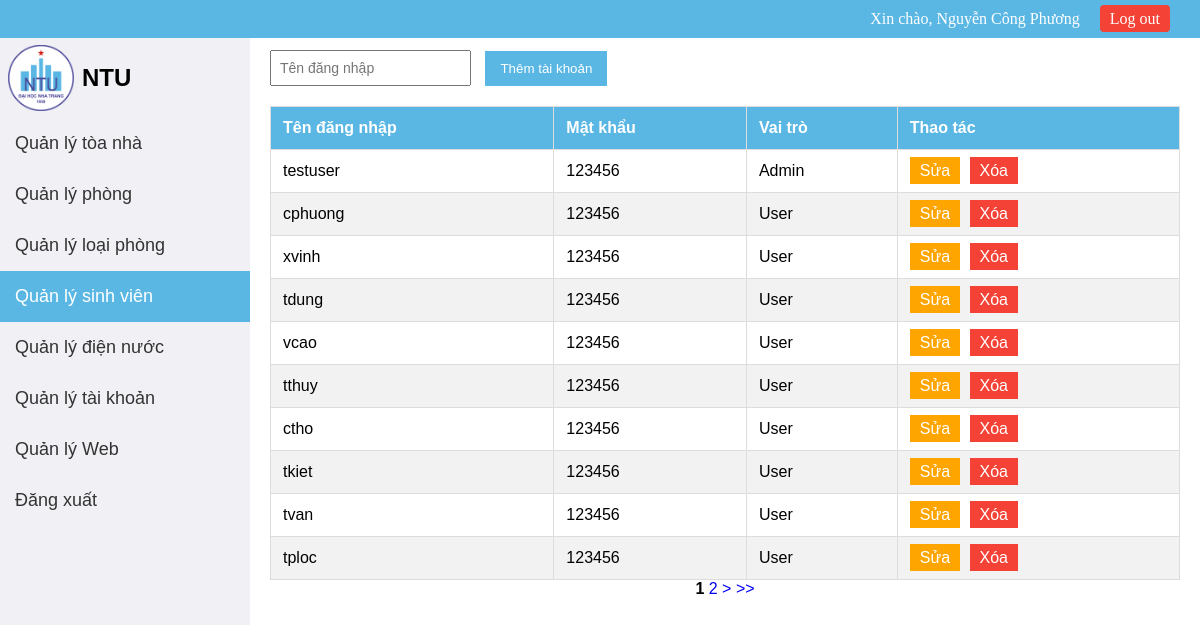
The page /account.php (signed in) on the database its author committed.
### tables this page shows
CREATE TABLE `user` (
  `UserID` varchar(10) NOT NULL,
  `Username` varchar(50) NOT NULL,
  `PasswordUser` varchar(255) NOT NULL,
  `Role` enum('Admin','User') NOT NULL
);

### account.php (the view, shortened to what this page needs)
<?php
include('db_connect.php');
$rowsPerPage = 10;
$offset = ($_GET['page'] - 1) * $rowsPerPage;
$result = mysqli_query($conn, "SELECT * FROM user LIMIT $offset, $rowsPerPage");
?>
<div class="main-content">
    <div class="filter-section">
        <input type="text" placeholder="Tên đăng nhập">
        <button id="addAccountBtn">Thêm tài khoản</button>
    </div>
    <table class="account-table">
        <thead>
            <tr>
                <th>Tên đăng nhập</th>
                <th>Mật khẩu</th>
                <th>Vai trò</th>
                <th>Thao tác</th>
            </tr>
        </thead>
        <tbody>
            <?php
            if ($result->num_rows > 0) {
                while ($row = $result->fetch_assoc()) {
                    echo "<tr>";
                    echo "<td>" . $row["Username"] . "</td>";
                    echo "<td>" . $row["PasswordUser"] . "</td>";
                    echo "<td>" . $row["Role"] . "</td>";
                    echo "<td>
                            <a href='change_account.php?username=" . $row['Username'] . "' class='edit-btn'>Sửa</a>
                            <a href='delete_account.php?username=" . $row['Username'] . "' class='delete-btn' onclick='return confirm(\"Bạn có chắc chắn muốn xóa tài khoản này?\")'>Xóa</a>
                          </td>";
                    echo "</tr>";
                }
            } else {
                echo "<tr><td colspan='4'>Không có tài khoản nào.</td></tr>";
            }
            ?>
        </tbody>
    </table>
    <?php
    $totalResult = mysqli_query($conn, 'SELECT * FROM user');
    $numRows = mysqli_num_rows($totalResult);
    $maxPage = floor($numRows / $rowsPerPage) + 1;
    echo "<p align='center'>";
    for ($i = 1; $i <= $maxPage; $i++) {
        if ($i == $_GET['page']) {
            echo '<b>' . $i . '</b> ';
        } else {
            echo "<a href='account.php?page=" . $i . "'>" . $i . "</a> ";
        }
    }
    if ($_GET['page'] < $maxPage) {
        echo "<a href='account.php?page=" . ($_GET['page'] + 1) . "'> > </a>";
        echo "<a href='account.php?page=" . $maxPage . "'>>></a>";
    }
    echo "</p>";
    ?>
</div>

### css/style.css (style rules this page uses)
* { margin: 0px; padding: 0px; }
a { text-decoration: none; }
.sidebar { width: 250px; background-color: #f0f0f5; height: 100vh; position: fixed; top: 38px; font-family: Arial, sans-serif; z-index: 1; }
.sidebar ul { list-style-type: none; padding: 0; }
.sidebar ul li { padding: 0; text-align: left; }
.sidebar ul li a { text-decoration: none; color: #333; font-size: 18px; display: block; padding: 15px; width: 100%; height: 100%; box-sizing: border-box; font-family: Arial, sans-serif; }
.sidebar ul li a.active { background-color: #5AB7E4; color: #fff; }
.main-content { margin-left: 250px; padding: 20px; padding-top: 50px; font-family: Arial, sans-serif; }
.logo { height: 80px; display: flex; align-items: center; color: #000000; }
.logo img { margin: 8px; width: 66px; }
.logo span { font-size: 24px; font-weight: bold; }
.headerbar { position: fixed; top: 0; left: 0; width: calc(100%); background-color: #5AB7E4; color: #fff; padding: 10px 20px; display: flex; justify-content: flex-end; align-items: center; z-index: 1; }
.welcome-message { margin-right: 20px; font-size: 16px; }
.logout a { color: #fff; text-decoration: none; font-size: 16px; padding: 5px 10px; background-color: #f44336; border-radius: 4px; transition: background-color 0.3s ease; margin-right: 50px; }

### css/student.css (style rules this page uses)
a { text-decoration: none; }
header, .sidebar { margin-bottom: 20px; }
.filter-section { margin-bottom: 20px; }
.filter-section select, .filter-section input { padding: 8px; margin-right: 10px; font-size: 14px; }
.filter-section button { padding: 10px 15px; background-color: #5AB7E4; color: white; border: none; cursor: pointer; }
button { padding: 10px 20px; background-color: #5AB7E4; color: white; border: none; cursor: pointer; }

### css/account.css (style rules this page uses)
a { text-decoration: none; }
header, .sidebar { margin-bottom: 20px; }
.filter-section { margin-bottom: 20px; }
.filter-section select, .filter-section input { padding: 8px; margin-right: 10px; font-size: 14px; }
.filter-section button { padding: 10px 15px; background-color: #5AB7E4; color: white; border: none; cursor: pointer; }
.account-table { width: 100%; border-collapse: collapse; margin-top: 20px; }
.account-table th, .account-table td { padding: 12px; border: 1px solid #ddd; text-align: left; }
.account-table th { background-color: #5AB7E4; color: white; }
.account-table tr:nth-child(even) { background-color: #f2f2f2; }
.account-table .edit-btn, .account-table .delete-btn { padding: 5px 10px; margin-right: 5px; border: none; cursor: pointer; }
.account-table .edit-btn { background-color: #ffa500; color: white; }
.account-table .delete-btn { width: 40px; height: 26px; background-color: #f44336; color: white; }
button { padding: 10px 20px; background-color: #5AB7E4; color: white; border: none; cursor: pointer; }

### css/room.css (style rules this page uses)
a { text-decoration: none; }
header, .sidebar { margin-bottom: 20px; }
.filter-section { margin-bottom: 20px; }
.filter-section select, .filter-section input { padding: 8px; margin-right: 10px; font-size: 14px; }
.filter-section button { padding: 10px 15px; background-color: #5AB7E4; color: white; border: none; cursor: pointer; }
button { padding: 10px 20px; background-color: #5AB7E4; color: white; border: none; cursor: pointer; }

### rows shown on the page
user: Username "testuser", PasswordUser "123456", Role "Admin"
user: Username "cphuong", PasswordUser "123456", Role "User"
user: Username "xvinh", PasswordUser "123456", Role "User"
user: Username "tdung", PasswordUser "123456", Role "User"
user: Username "vcao", PasswordUser "123456", Role "User"
user: Username "tthuy", PasswordUser "123456", Role "User"
user: Username "ctho", PasswordUser "123456", Role "User"
user: Username "tkiet", PasswordUser "123456", Role "User"
user: Username "tvan", PasswordUser "123456", Role "User"
user: Username "tploc", PasswordUser "123456", Role "User"
